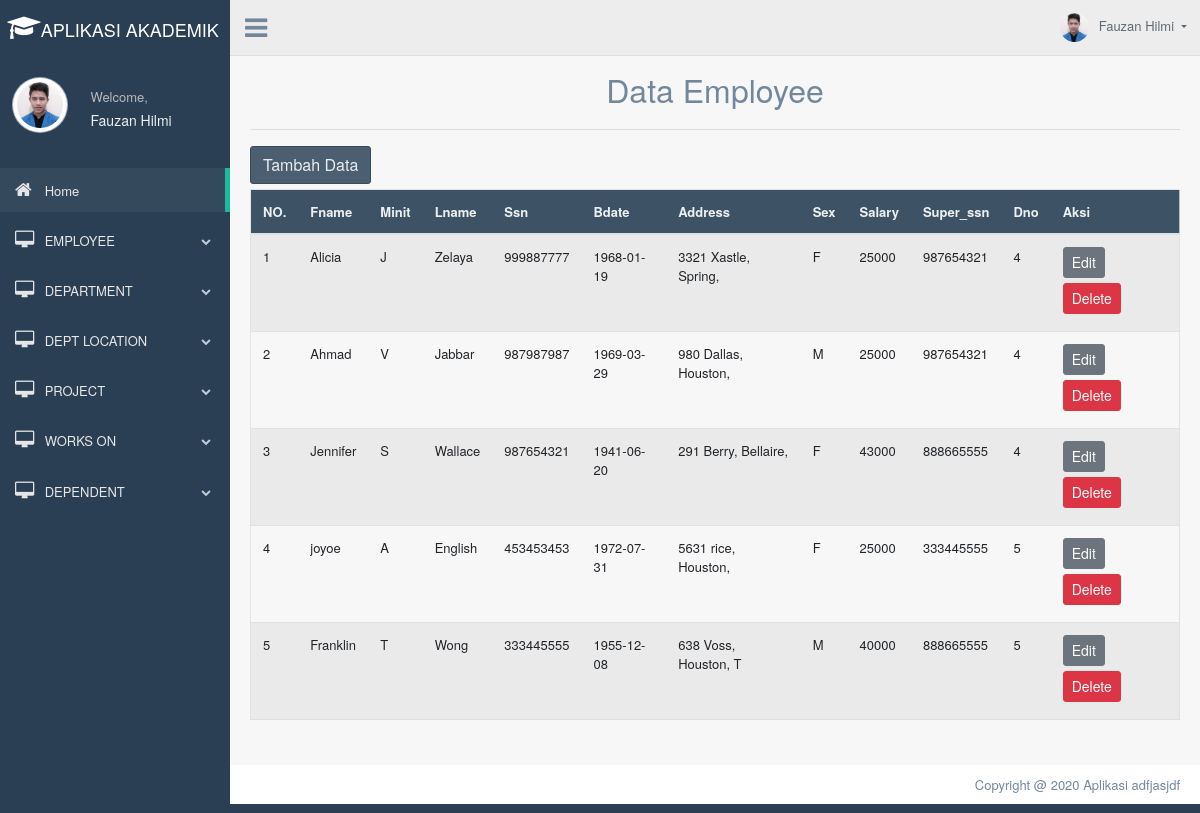
Screenshot of /index.php?page=tampil1 with the database file from the repository.
### tables this page shows
CREATE TABLE `employee` (
  `Fname` varchar(20) DEFAULT NULL,
  `Minit` varchar(1) DEFAULT NULL,
  `Lname` varchar(20) DEFAULT NULL,
  `Ssn` int(20) NOT NULL,
  `Bdate` date DEFAULT NULL,
  `Address` varchar(20) DEFAULT NULL,
  `Sex` varchar(1) DEFAULT NULL,
  `Salary` int(20) DEFAULT NULL,
  `Super_ssn` int(20) DEFAULT NULL,
  `Dno` int(5) DEFAULT NULL
);

### tampil.php (the view, shortened to what this page needs)
<?php
include('config.php');
?>
	<div class="container" style="margin-top:20px">
		<center><font size="6">Data Employee</font></center>
		<hr>
		<a href="index.php?page=tambah1"><button class="btn btn-dark right">Tambah Data</button></a>
		<div class="table-responsive">
		<table class="table table-striped jambo_table bulk_action">
			<thead>
				<tr>
					<th>NO.</th>
					<th>Fname</th>
					<th>Minit</th>
					<th>Lname</th>
					<th>Ssn</th>
					<th>Bdate</th>
					<th>Address</th>
					<th>Sex</th>
					<th>Salary</th>
					<th>Super_ssn</th>
					<th>Dno</th>
					<th>Aksi</th>
				</tr>
			</thead>
			<tbody>
				<?php
				$sql = mysqli_query($koneksi, "SELECT * FROM employee ORDER BY Ssn DESC") or die(mysqli_error($koneksi));
				if(mysqli_num_rows($sql) > 0){
					$no = 1;
					while($data = mysqli_fetch_assoc($sql)){
						echo '
						<tr>
							<td>'.$no.'</td>
							<td>'.$data['Fname'].'</td>
							<td>'.$data['Minit'].'</td>
							<td>'.$data['Lname'].'</td>
							<td>'.$data['Ssn'].'</td>
							<td>'.$data['Bdate'].'</td>
							<td>'.$data['Address'].'</td>
							<td>'.$data['Sex'].'</td>
							<td>'.$data['Salary'].'</td>
							<td>'.$data['Super_ssn'].'</td>
							<td>'.$data['Dno'].'</td>
							<td>
								<a href="index.php?page=edit1&Ssn='.$data['Ssn'].'" class="btn btn-secondary btn-sm">Edit</a>
								<a href="delete.php?Ssn='.$data['Ssn'].'" class="btn btn-danger btn-sm" onclick="return confirm(\'Yakin ingin menghapus data ini?\')">Delete</a>
							</td>
						</tr>
						';
						$no++;
					}
				}else{
					echo '
					<tr>
						<td colspan="6">Tidak ada data.</td>
					</tr>
					';
				}
				?>
		</table>
	</div>
	</div>

### rows the page displays
employee: Fname "Alicia", Minit "J", Lname "Zelaya", Ssn "999887777", Bdate "1968-01-19", Address "3321 Xastle, Spring,", Sex "F", Salary "25000", Super_ssn "987654321", Dno "4"
employee: Fname "Ahmad", Minit "V", Lname "Jabbar", Ssn "987987987", Bdate "1969-03-29", Address "980 Dallas, Houston,", Sex "M", Salary "25000", Super_ssn "987654321", Dno "4"
employee: Fname "Jennifer", Minit "S", Lname "Wallace", Ssn "987654321", Bdate "1941-06-20", Address "291 Berry, Bellaire,", Sex "F", Salary "43000", Super_ssn "888665555", Dno "4"
employee: Fname "joyoe", Minit "A", Lname "English", Ssn "453453453", Bdate "1972-07-31", Address "5631 rice, Houston,", Sex "F", Salary "25000", Super_ssn "333445555", Dno "5"
employee: Fname "Franklin", Minit "T", Lname "Wong", Ssn "333445555", Bdate "1955-12-08", Address "638 Voss, Houston, T", Sex "M", Salary "40000", Super_ssn "888665555", Dno "5"
